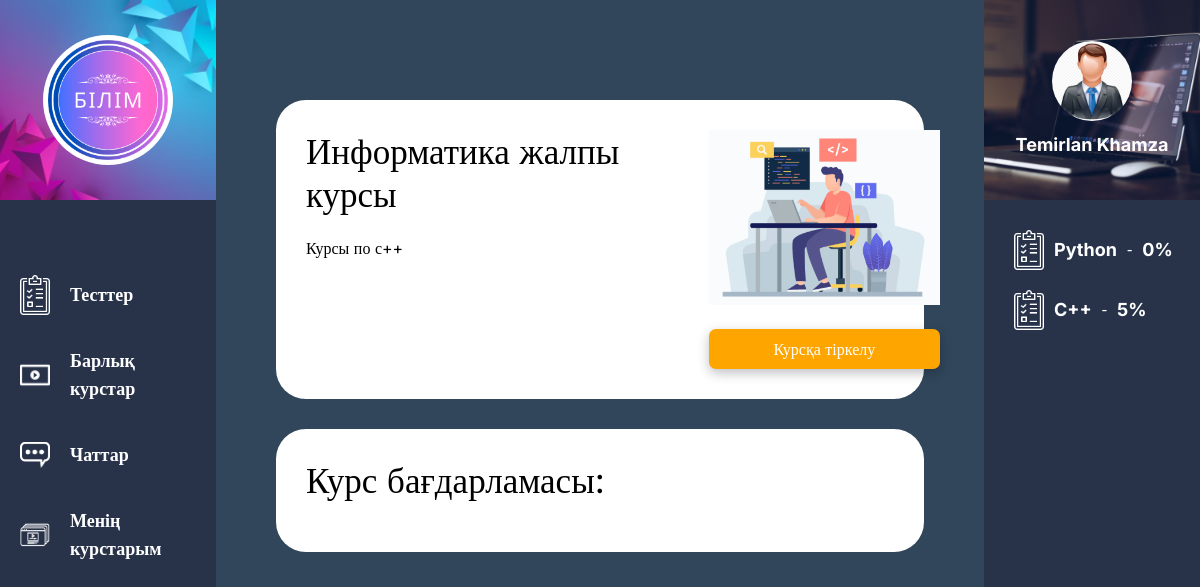
The app's page /course/1 (signed in) with its own data.
### online_courses/models.py (models this page shows, shortened)
class CourseGeneral(models.Model):
    author = models.ForeignKey(settings.AUTH_USER_MODEL, on_delete=models.CASCADE)
    title = models.CharField(max_length=30)
    info = models.TextField()
    created_date = models.DateTimeField(default=timezone.now)
    published_date = models.DateTimeField(blank=True, null=True)
    course_icon = models.ImageField(upload_to='media/', blank=True ,default='qwert',null=True)
    class Meta:
        verbose_name = "Курс туралы толық ақпарат"
        verbose_name_plural = "Курстар туралы толық ақпарат"

class AllUserInfo(models.Model):
    user_pk = models.ForeignKey(settings.AUTH_USER_MODEL,on_delete=models.CASCADE)
    first_name=models.CharField(max_length=50)
    last_name=models.CharField(max_length=50)
    city=models.CharField(max_length=20,default='None')
    email=models.EmailField()
    phone=models.CharField(max_length=20,default='None')
    user_icon=models.ImageField(upload_to='icons/')
    user_type=models.CharField(max_length=30, default='student')
    def isUserTeacher(self):
        if(self.user_type == 'student'):
            return False
        else:
            return True
    class Meta:
        verbose_name = "Қолданушы туралы толық ақпарат"
        verbose_name_plural = "Қолданушылар туралы толық ақпарат"

class UserCourseSubscribe(models.Model):
    user_pk=models.ForeignKey(settings.AUTH_USER_MODEL,on_delete=models.CASCADE)
    course_pk=models.ForeignKey(CourseGeneral,on_delete=models.CASCADE)
    grades=models.IntegerField(default=0)
    class Meta:
        verbose_name = "Курсқа жазылым"
        verbose_name_plural = "Курстарға жазылым"

### online_courses/views.py (the view)
# urls.py: path('course/<int:pk>', views.course_details, name='course_details'),
def course_details(request,pk):
    course=get_object_or_404(CourseGeneral,pk=pk)
    all_subjects=CourseSubject.objects.filter(course_pk=course)
    if( request.user.is_authenticated ):
        subscribe=UserCourseSubscribe.objects.filter(user_pk=request.user.pk,course_pk=course)
        mycourses=UserCourseSubscribe.objects.filter(user_pk=request.user.pk)
        userInfo=AllUserInfo.objects.get(  user_pk=request.user.pk)
    else:
        subscribe={}
        mycourses={}
        userInfo={}
    return render(request,'online_courses/course-details.html',{'course':course ,'all_subjects':all_subjects ,'mycourses':mycourses,'userInfo':userInfo,'subscribe':subscribe})

### online_courses/templates/online_courses/course-details.html (shortened to what this page needs)
{% extends 'online_courses/main.html' %}
{% load static %}
{% block content %}
<head>
    <link rel="stylesheet" href="{% static 'assets/css/main.css' %}">
    <link rel="stylesheet" href="{% static 'assets/css/course-details.css' %}">
</head>
        <div class="main-content">
            <div class="course-details">
                <div class="course-details__info">
                    <div class="course-details__info-left">
                        <h3> {{ course.title}} </h3>
                        <p>
                            {{ course.info }}
                        </p>
                    </div>
                    <div class="course-details__info-right">
                        <img src="{{ course.course_icon.url }}" alt="">
                        {% if subscribe %}
                        <div style="display: flex; flex-direction: row; justify-content: space-between; width: 250px;">
                            <a href="{% url 'deletemycourses' pk=course.pk  %} ">
                                <button style="background-color: #31465a;width: 90%;  " >Курстан бас тарту</button>
                            </a>
                            <a href="{% url 'full_course' pk=course.pk  thempk=1 %}"><button style="width: 90%;" >Курсты оқу</button></a>
                        </div>
                            {% else %}
                        <a href="{% url 'addmycourses' pk=course.pk  %}">
                            <button>Курсқа тіркелу</button>
                        </a>
                        {% endif %}
                    </div>
                </div>
                <div class="course-details__programm">
                    <h3>Курс бағдарламасы:</h3>
                </div>
            </div>
        </div>
{% endblock %}

### online_courses/templates/online_courses/main.html (shortened to what this page needs)
{% load static %}
<!DOCTYPE html>
<html lang="en">
<head>
    <link rel="stylesheet" href="{% static  'assets/css/main.css' %}">
    <link rel="stylesheet" href="{% static  'assets/css/all-courses.css' %}">
</head>
<body>
    <main class="main">
        <div class="sidebar-left">
            <div class="sidebar-logo">
                <a href="{% url 'all_courses' %}">
                    <img src="{% static  'assets/img/ілім.png' %}" alt="">
                </a>
            </div>
            <div class="sidebar-left__item">
                <a href="{% url 'all_tests' %}">
                    <img src="{% static  'assets/icon/s1.png' %}" alt="">
                    <span>Тесттер</span>
                </a>
                <a href="{% url 'all_courses'%}">
                    <img src="{% static  'assets/icon/video.png' %}" alt="">
                    <span>Барлық курстар</span>
                </a>
                <a href="{% url 'all_chats' %}">
                    <img src="{% static  'assets/icon/chat.png' %}" alt="">
                    <span>Чаттар</span>
                </a>
                {% if userInfo %}
                {% if userInfo.isUserTeacher %}
                <a href="{% url 'teacher_courses' %}">
                    <img src="{% static  'assets/icon/persons.png' %}" alt="">
                    <span>Менің курстарым</span>
                </a>
                {% endif %}
                {% endif %}
            </div>
        </div>
        {% block content %}
        {% endblock %}
        <div class="sidebar-right">
            <div class="sidebar-right__user">
                {% if userInfo %}
                <a href="{% url 'user_profile' %}">
                    {% if userInfo.user_icon %}
                        <img style="border-radius: 50%;" src="{{ userInfo.user_icon.url }}" alt="">
                    {% else %}
                        <img style="border-radius: 50%;" src="{% static  'assets/icon/avatar.png' %}" alt="">
                    {% endif%}
                    <h3>{{ userInfo.first_name }}  {{userInfo.last_name}}  </h3>
                </a>
                {% else %}
                <a href="{% url 'login' %}">
                    <img style="border-radius: 50%;" src="{% static  'assets/icon/avatar.png' %}" alt="">
                    <h3>log in</h3>
                </a>
                {% endif %}
            </div>
            <div class="sidebar-right__stats">
                {% for mycourse in mycourses %}
                <a href="#">
                    <img src="{% static  'assets/icon/s1.png' %}" alt="">
                    <span class="sidebar-right__stats-name">
                        {{ mycourse.course_pk.title }}
                    </span> -
                    <div class="sidebar-right__stats-rating">
                        {{ mycourse.grades}}%
                    </div>
                </a>
                {% endfor %}
            </div>
        </div>
    </main>
</body>
</html>

### online_courses/static/assets/css/main.css (style rules this page uses)
* { padding: 0; margin: 0; text-decoration: none; box-sizing: border-box; }
body { background: #31465a; padding-bottom: 100px; }
.main { display: flex; }
.sidebar-left, .sidebar-right { height: 100vh; width: 18%; }
.sidebar-left { position: fixed; left: 0; top: 0; }
.sidebar-right { position: fixed; right: 0; top: 0; }
.main-content { width: 54%; margin: auto; margin-top: 100px; }
.sidebar-left, .sidebar-right { background: rgb(40, 51, 74); }
.sidebar-logo { display: flex; justify-content: center; align-items: center; height: 200px; width: 100%; background: url(../img/sidebar-logo_back.avif); background-size: cover; background-position: center; }
.sidebar-logo a { display: block; width: 130px; height: 130px; padding: 5px; background-color: #fff; border-radius: 50%; }
.sidebar-logo img { width: 100%; height: 100%; }
.sidebar-left__item img { width: 30px; }
.sidebar-left__item { margin-top: 50px; padding: 20px; }
.sidebar-left__item span { font-family: 'Inter'; font-weight: bold; font-size: 18px; line-height: 28px; color: #fff; }
.sidebar-left__item a { display: flex; align-items: center; gap: 20px; height: 50px; transition: .5s; margin-bottom: 30px; }
.sidebar-right__user { height: 200px; background: url(../img/sidebar-right.jpg); background-size: cover; background-position: center; width: 100%; display: flex; align-items: center; justify-content: center; }
.sidebar-right__user img { width: 80px; height: 80px; display: block; margin: auto; }
.sidebar-right__user h3 { font-family: 'Inter'; font-size: 18px; line-height: 28px; color: #fff; font-weight: bold; text-align: center; margin-top: 10px; }
.sidebar-right__stats { padding: 30px; }
.sidebar-right__stats img { width: 30px; }
.sidebar-right__stats-name { font-family: 'Inter'; font-weight: 700; font-size: 18px; line-height: 28px; color: #fff; }
.sidebar-right__stats-rating { font-family: 'Inter'; font-weight: 700; font-size: 18px; line-height: 28px; color: #fff; }
.sidebar-right__stats a { color: #fff; display: flex; align-items: center; gap: 10px; margin-bottom: 20px; }
.sidebar-left, .sidebar-right { transition: 1s; }

### online_courses/static/assets/css/course-details.css (style rules this page uses)
* { padding: 0; margin: 0; text-decoration: none; box-sizing: border-box; }
.course-details__info { padding: 30px; background: #fff; border-radius: 30px; display: flex; gap: 50px; }
.course-details__info-left { width: 60%; }
.course-details__info-left h3, .course-details__programm h3 { font-family: 'Inter'; font-style: bold; font-weight: 400; font-size: 35px; color: #000; margin-bottom: 20px; }
.course-details__info-left p { font-family: 'Inter'; font-style: normal; font-weight: 400; font-size: 16px; line-height: 24px; color: #000; }
.course-details__info-right { width: 30%; }
.course-details__info-right img { width: 231px; height: 175px; object-fit: cover; margin-bottom: 20px; }
.course-details__info-right button { width: 231px; height: 40px; background: orange; box-shadow: 0px 4px 12px rgba(0, 2, 21, 0.25); border-radius: 7px; border: none; font-family: 'Inter'; font-weight: 400; font-size: 16px; line-height: 19px; color: #FFFFFF; }
.course-details__programm { padding: 30px; background: #fff; border-radius: 30px; margin-top: 30px; }

### records on screen
CourseGeneral: title "Информатика жалпы курсы", info "Курсы по с++", course_icon (picture)
AllUserInfo: user_icon (picture), first_name "Temirlan", last_name "Khamza"
UserCourseSubscribe: course_pk "Python", grades "0"
UserCourseSubscribe: course_pk "C++", grades "5"
